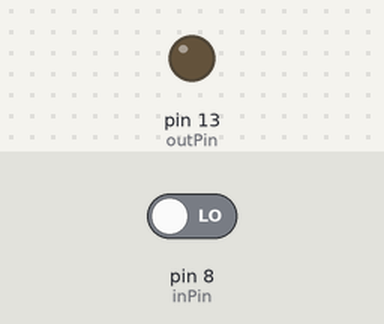
Recording of a sketch running on a simulated Arduino Uno, built with avr-gcc and run on an emulated ATmega328P. Shown: output pins drawn as LEDs (lit = HIGH). Inputs (shaded band) come from the test bench; at power-on: pin 8 (inPin) LOW.

Above: at 1.2 s.
1.3 s: pin 8 (inPin) driven HIGH
At 2.1 s:
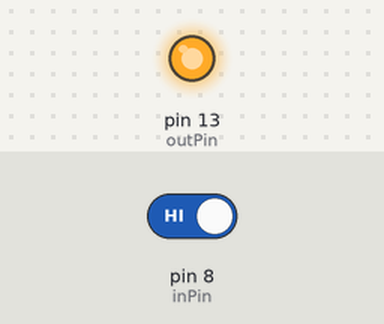
4.3 s: pin 8 (inPin) driven LOW
At 5.6 s:
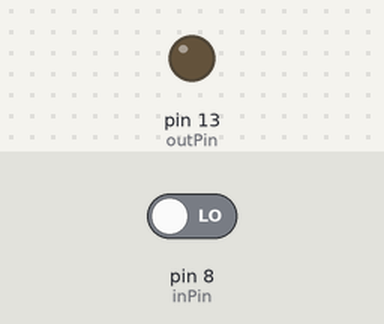
Timing chart, 0 to 7.3 s (numbered marks = the images above; inputs shaded):
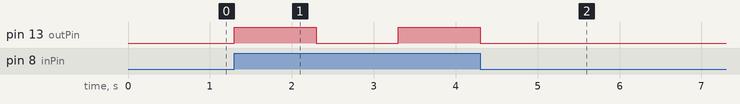

Measured:
- after the input at 1.3 s, pin 13 (outPin): LOW → HIGH at once, → LOW 1.0 s later, → HIGH 1.0 s later
- after the input at 4.3 s, pin 13 (outPin): goes on until 4.3 s, then stays LOW

The sketch:

HelloWorld.ino
```cpp
#define outPin 13
#define inPin 8

void setup() {
  // put your setup code here, to run once:
  pinMode(outPin, OUTPUT);
}

void loop() {
  // put your main code here, to run repeatedly:
  if(digitalRead(inPin) == HIGH) {
    digitalWrite(outPin, HIGH);
    delay(1000);
    digitalWrite(outPin, LOW);
    delay(1000);
  }
}

/*
One fish
Two fish
Red fish
Blue fish.
Black fish
Blue fish
Old fish
New fish [1].
- John Sima
[1. Theodor Seuss Geisel]
*/
```
